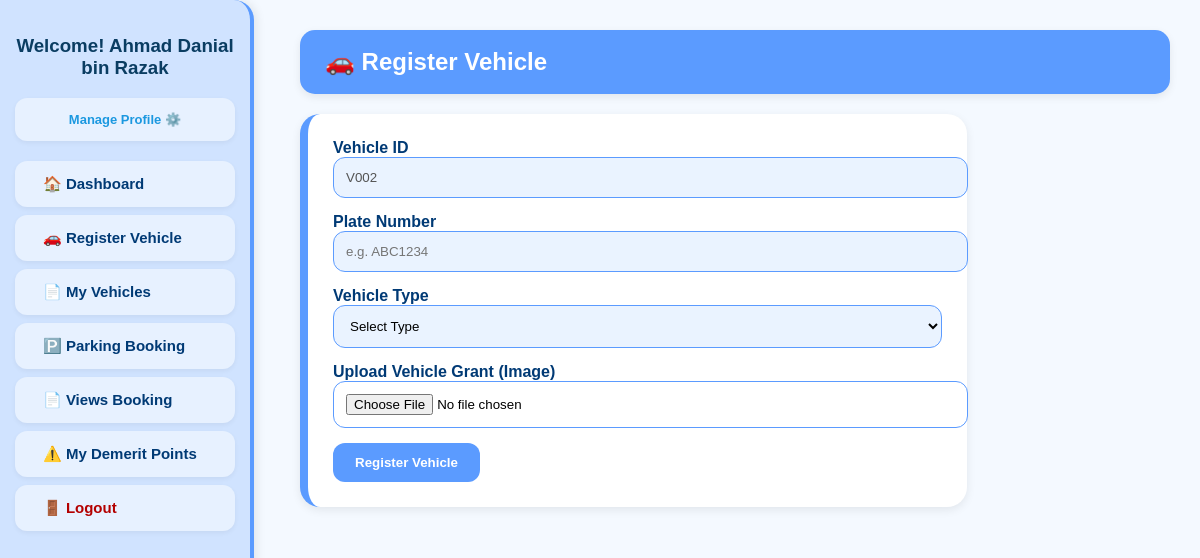
Before: /Module1/student_vehicle_registration.php (signed in) with the older database file.
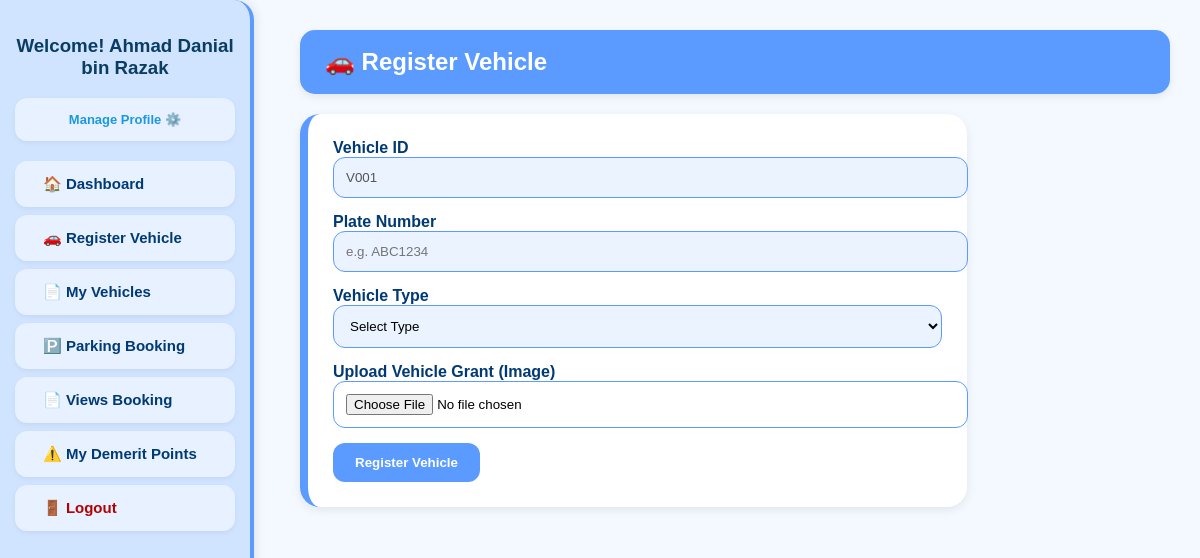
After: the same page with the newer database file.
### tables this page shows
CREATE TABLE `vehicle` (
  `VehicleID` varchar(10) NOT NULL,
  `PlateNumber` varchar(15) NOT NULL,
  `VehicleType` varchar(15) DEFAULT NULL,
  `VehicleGrant` varchar(100) DEFAULT NULL,
  `ApprovalStatus` varchar(15) DEFAULT 'Pending',
  `UserID` varchar(10) DEFAULT NULL,
  `ApprovedBy` varchar(10) DEFAULT NULL
);

### Module1/student_vehicle_registration.php (the view, shortened to what this page needs)
<?php
require_once '../config.php';
$getLast = mysqli_fetch_assoc(mysqli_query($conn, "
    SELECT VehicleID FROM Vehicle ORDER BY VehicleID DESC LIMIT 1
"));
if ($getLast) {
    $num = intval(substr($getLast['VehicleID'], 1)) + 1;
    $newVehicleID = "V" . str_pad($num, 3, "0", STR_PAD_LEFT);
} else {
    $newVehicleID = "V001";
}
?>
<!DOCTYPE html>
<html>
<head>
    <link rel="stylesheet" href="../templates/student_style.css">
</head>
<body>
    <?php include '../templates/student_sidebar.php'; ?>
    <div class="main-content">
        <div class="header">🚗 Register Vehicle</div>
        <div class="form-box">
            <form method="POST" enctype="multipart/form-data">
                <label>Vehicle ID</label>
                <input type="text" value="<?= $newVehicleID ?>" disabled>
                <label>Plate Number</label>
                <input type="text" name="plate" placeholder="e.g. ABC1234" required>
                <label>Vehicle Type</label>
                <select name="type" required>
                    <option value="">Select Type</option>
                </select>
                <label>Upload Vehicle Grant (Image)</label>
                <input type="file" name="grant" accept="image/*" required>
                <button type="submit">Register Vehicle</button>
            </form>
        </div>
    </div>
</body>
</html>

### templates/student_sidebar.php (shortened to what this page needs)
<div class="sidebar">
    <div class="profile-box" style="text-align:center; margin-bottom:20px;">
        <h3 style="color:#0A3D62; margin-top:10px;">
            Welcome! <?= $_SESSION['UserName']; ?>
        </h3>
        <a href="../Module1/student_edit_profile.php?id=<?= $_SESSION['UserID']; ?>"
           style="font-size:13px; color:#1B98E0; font-weight:600; text-decoration:none;">
            Manage Profile ⚙️
        </a>
    </div>
    <a href="../Module1/student_dashboard.php">🏠 Dashboard</a>
    <a href="../Module1/student_vehicle_registration.php">🚗 Register Vehicle</a>
    <a href="../Module1/student_view_vehicle.php">📄 My Vehicles</a>
    <a href="../Module3/booking_form.php">🅿️ Parking Booking</a>
    <a href="../Module3/booking_list.php">📄 Views Booking</a>
     <a href="../Module4/student_demerit_points.php">⚠️ My Demerit Points</a>
    <a href="../Module1/logout.php" style="color:#B30000;">🚪 Logout</a>
</div>

### templates/student_style.css (style rules this page uses)
body { margin: 0; font-family: "Poppins", Arial, sans-serif; background: #F4F9FF; display: flex; }
.sidebar { width: 250px; background: #D0E3FF; height: 100vh; position: fixed; left: 0; top: 0; padding-top: 25px; box-shadow: 3px 0 10px rgba(0,0,0,0.08); border-right: 4px solid #5B9BFF; border-radius: 0 20px 20px 0; }
.sidebar a { display: block; padding: 14px 28px; margin: 8px 15px; color: #003A75; text-decoration: none; font-size: 15px; font-weight: 600; background: #E7F1FF; border-radius: 12px; transition: 0.25s; box-shadow: 0 2px 5px rgba(0,0,0,0.05); }
.main-content { margin-left: 270px; padding: 30px; width: calc(100% - 270px); }
.header { background: #5B9BFF; padding: 18px 25px; border-radius: 15px; margin-bottom: 20px; font-size: 24px; font-weight: 700; color: white; box-shadow: 0 3px 8px rgba(0,0,0,0.08); }

### Module1/student_vehicle_registration.php (style rules this page uses)
.form-box { background: #fff; padding: 25px; border-radius: 20px; width: 70%; box-shadow: 0 3px 10px rgba(0,0,0,0.08); border-left: 8px solid #5B9BFF; }
label { font-weight: 600; color: #003A75; }
input, select { width: 100%; padding: 12px; border-radius: 12px; border: 1px solid #5B9BFF; background: #EAF3FF; margin-bottom: 15px; }
input[type="file"] { background: #fff; }
button { background: #5B9BFF; color: white; padding: 12px 22px; border: none; border-radius: 12px; cursor: pointer; font-weight: 700; }

Changed rows visible on the page:
removed vehicle: VehicleID "V002"
Other visible differences:
form field value: (not shown) → "V001"
